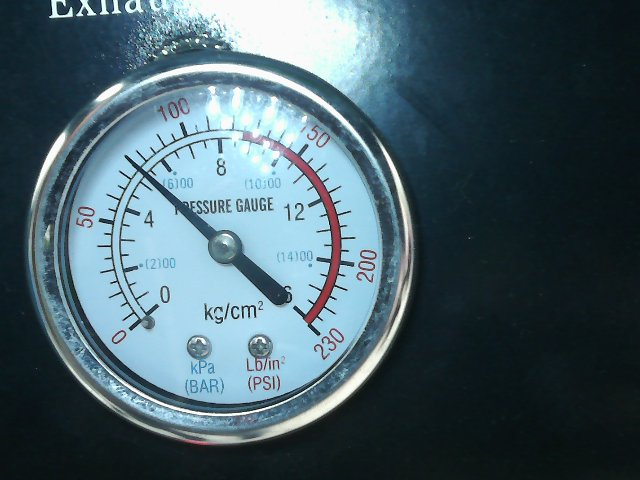
#> input picture images/meter.jpeg, 640 x 480 px
$ python analog_gr_rp.py
#> lines starting #> are read from the running program, lines starting #| are printed output that depends on the picture; after the words box and inside, x2 and y2 are one past the last pixel; in counts of white or black regions, pixels touching at a corner belong together
# -*- coding: utf-8 -*-
import cv2
import numpy as np
import glob
import os
import sys
import random
import time
import json
import base64
import requests
from datetime import datetime, timedelta
import pytz
import shutil

def write_to_log_file(log_message):
    log_file_path = 'python_log.txt'

    # Open the log file in append mode
    with open(log_file_path, 'a') as log_file:
        # Write the message to the log file
        log_file.write(log_message + '\n')

def is_image_dark(image_name, brightness_threshold):
    # Load the image
    image = cv2.imread('images/%s' %(image_name))

    # Convert the image to grayscale
    gray = cv2.cvtColor(image, cv2.COLOR_BGR2GRAY)

    # Calculate the average brightness (luminance)
    average_brightness = cv2.mean(gray)[0]

    write_to_log_file("average_brightness = %s" % (average_brightness))
    write_to_log_file("brightness_threshold = %s" % (brightness_threshold))

    # Compare the average brightness to the threshold
    is_dark = average_brightness < brightness_threshold

    return average_brightness, is_dark

# [72 lines left out: functions is_within_brightness_range, darken_needle, increase_brightness, rotate_image_counterclockwise, rotate_image_clockwise, not called in this run]

def crop_image_using_circle(image_name):
    # Load the image
    img = cv2.imread('images/%s' %(image_name))

    # Convert the image to grayscale
    gray = cv2.cvtColor(img, cv2.COLOR_BGR2GRAY)

    # Apply Gaussian blur to reduce noise
    blurred = cv2.GaussianBlur(gray, (5, 5), 0)

    # Apply Canny edge detection to detect edges
    edges = cv2.Canny(blurred, 50, 150)
    # Detect circles using the HoughCircles function

    #circles = cv2.HoughCircles(edges, cv2.HOUGH_GRADIENT, dp=1, minDist=500, param1=200, param2=50, minRadius=0, maxRadius=155)
    circles = cv2.HoughCircles(gray, cv2.HOUGH_GRADIENT, dp=1, minDist=200, param1=200, param2=100, minRadius=50, maxRadius=500)

    if circles is not None:
        write_to_log_file("Number of circles detected after crop: %s" % (len(circles[0])))
    else:
        write_to_log_file("No circles detected in the image after crop.")
    # If circles are found, draw them and crop the image
    if circles is not None:
        # Convert the (x, y) coordinates and radius of the circles to integers
        circles = circles.astype(int)
        # Draw the circles on the original image
        #for (x, y, r) in circles[0]:
        #    cv2.circle(img, (x, y), r, (0, 255, 0), 2)

        # Crop and save each circle
        for i in range(len(circles[0])):
            x, y, r = circles[0][i]
            cropped = img[y - r:y + r, x - r:x + r]
            cv2.imwrite('images/crop' + str(i + 1) + '.jpg', cropped)

        cv2.waitKey(0)
        cv2.destroyAllWindows()
        # Return the number of circles detected
        return len(circles[0])
    else:
        # If no circles are detected, return 0
        return 0


def get_user_input(image_name):
    # [4 lines of commented-out code are left out]

    min_angle =30
    max_angle =330
    min_value = 0
    max_value = 230
    write_to_log_file("min_angle %s max_angle %s min_value %s max_value %s" % (min_angle, max_angle, min_value, max_value))
    return min_angle, max_angle, min_value, max_value

# [13 lines left out: function avg_circles, not called in this run]


# x,y is the centre of circle, r is radius of circle
def draw_pts_and_text_in_img_to_show_deg(img, x, y, r, image_path, gauge_number, file_type):
    # Put Text in seperation of 10 degree, that means 36 points in 360 degree circle
    separation = 10.0  # in degrees
    interval = int(360 / separation)

    # set empty arrays, 2 is for getting the x and y points for each point
    start = np.zeros((interval, 2))
    end = np.zeros((interval, 2))
    p_text = np.zeros((interval, 2))

    # start[i][j] is the x and y coordinates for the starting point of point to show angle
    # Since start point is before the circumference of circle, put 0.9 * r
    # Eq for any point in x-axis x = a + r * cos@, where a, b is centre point of circle
    # Eq for any point in y-axis y = b + r * sin@, where a, b is centre point of circle
    for i in range(0, interval):
        for j in range(0, 2):
            if j % 2 == 0:
                start[i][j] = x + 0.9 * r * np.cos(separation * i * 3.14 / 180)  # point for lines
            else:
                start[i][j] = y + 0.9 * r * np.sin(separation * i * 3.14 / 180)

    # end[i][j] is the x and y coordinates for the end point of point to show angle
    # Since end point is at the circumference of circle, put r itself in eqn
    # Eq for any point in x-axis x = a + r * cos@, where a, b is centre point of circle
    # Eq for any point in y-axis y = b + r * sin@, where a, b is centre point of circle
    for i in range(0, interval):
        for j in range(0, 2):
            if j % 2 == 0:
                end[i][j] = x + r * np.cos(separation * i * 3.14 / 180)
            else:
                end[i][j] = y + r * np.sin(separation * i * 3.14 / 180)

    text_offset_x = 10
    text_offset_y = 5

    # point for text labels, i+9 rotates the labels by 90 degrees
    # 1.2 * r since text is written outside the circumference of circle
    for i in range(0, interval):
        for j in range(0, 2):
            if j % 2 == 0:
                p_text[i][j] = x - text_offset_x + 0.8 * r * np.cos((separation) * (i + 9) * 3.14 / 180)
            else:
                p_text[i][j] = y + text_offset_y + 0.8 * r * np.sin((separation) * (i + 9) * 3.14 / 180)

    # add the lines and labels to the image
    # cv2.line(image, start_point, end_point, color, thickness)
    # start_point: It is the starting coordinates of the line.
    #              The coordinates are represented as tuples of two values i.e. (X, Y).
    # end_point: It is the ending coordinates of the line.
    #            The coordinates are represented as tuples of two values i.e. (X, Y).
    # color: It is the color of the line to be drawn.
    #        For RGB, we pass a tuple. eg: (255, 0, 0) for blue color.
    # thickness: It is the thickness of the line in px.

    # cv2.putText(image, text, org, font, fontScale, color[, thickness[, lineType[, bottomLeftOrigin]]])
    # image: It is the image on which text is to be drawn.
    # text: Text string to be drawn.
    # org: It is the coordinates of the bottom-left corner of the text string in the image.
    #      The coordinates are represented as tuples of two values i.e. (X, Y).
    # font: It denotes the font type. Some of font types are FONT_HERSHEY_SIMPLEX, FONT_HERSHEY_PLAIN, , etc.
    # fontScale: Font scale factor that is multiplied by the font-specific base size.
    # color: It is the color of text string to be drawn. For BGR, we pass a tuple. eg: (255, 0, 0) for blue color.
    # thickness: It is the thickness of the line in px.
    # lineType: This is an optional parameter.It gives the type of the line to be used.
    # bottomLeftOrigin: This is an optional parameter.
    #                   When it is true, the image data origin is at the bottom-left corner.
    #                   Otherwise, it is at the top-left corner.
    for i in range(0, interval):
        cv2.line(img, (int(start[i][0]), int(start[i][1])), (int(end[i][0]), int(end[i][1])), (0, 255, 0), 2)
        cv2.putText(img, '%s' % (int(i * separation)), (int(p_text[i][0]), int(p_text[i][1])), cv2.FONT_HERSHEY_SIMPLEX,
                    0.3, (0, 0, 0), 1, cv2.LINE_AA)

    # Image after the lines and labels added to the image
    cv2.imwrite('images/output/gauge-%s-calibration.%s' % (gauge_number, file_type), img)

    return img;


def find_and_draw_circle(image_path, gauge_number, file_type):
    img = cv2.imread(image_path)
    output = img.copy()
    height, width = img.shape[:2]
    #print("height = ", height)
    #print("width = ", width)

    # Convert the image to gray scale
    gray = cv2.cvtColor(img, cv2.COLOR_BGR2GRAY)

    # detect circles
    # restricting the search from 35-48% of the possible radii gives fairly good results across different samples.
    # 1 - dp value, larger this value, smaller the accumulator array become
    # 20 - minDist between the center(x,y) of detected circles
    #      if minDist is too small, multiple circles maybe falsely detected
    #      if minDist is large some circles mayn't be detected
    # 100 - param1 Canny edge detection requires two parameters — minVal and maxVal.
    #       Param1 is the higher threshold of the two. The second one is set as Param1/2.
    # 50  - param2, this is the accumulator threshold for the candidate detected circles.
    #       By increasing this threshold value, we can ensure that only the best circles,
    #       corresponding to larger accumulator values, are returned.
    # int(height*0.35) minRadius: Minimum circle radius.
    # int(height*0.48) maxRadius: Maximum circle radius.

    circles = cv2.HoughCircles(gray, cv2.HOUGH_GRADIENT, 1, 100, np.array([]), 100, 50, int(height * 0.35),
                               int(height * 0.48))

    #circles = cv2.HoughCircles(gray, cv2.HOUGH_GRADIENT, dp=1, minDist=200, param1=200, param2=100, minRadius=50, maxRadius=500)
    #circles = cv2.HoughCircles(gray, cv2.HOUGH_GRADIENT, dp=1, minDist=200, param1=200, param2=100, int(height * 0.35), int(height * 0.48))

    if circles is not None:
        write_to_log_file("find_and_draw_circle Number of circles detected: %s" % (len(circles[0])))
    else:
        write_to_log_file("find_and_draw_circle No circles detected in the image.")


    # Draw circles that are detected.
    if circles is not None:
        #a, b, r = circles.shape
        #print("circles.shape a = %s b = %s r = %s" % (a, b, r))

        # if there are more circles detected, we need to find average to get more accurate a,b, and r
        det_circles = np.round(circles[0, :]).astype("int")
        no_of_circles = len(det_circles)

        # Convert the circle parameters a, b and r to integers.
        circles = np.uint16(np.around(circles))

        for pt in circles[0, :]:
            a, b, r = pt[0], pt[1], pt[2]
            #print("no_of_circles %s circles.shape x = %s y = %s radius = %s" % (no_of_circles, a, b, r))

            # Draw the circumference of the circle.
            # cv2.circle(image, center_coordinates, radius, color, thickness)
            # image: It is the image on which the circle is to be drawn.
            # center_coordinates: It is the center coordinates of the circle.
            #                     The coordinates are represented as tuples of two values i.e.
            #                     (X coordinate value, Y coordinate value).
            # radius: It is the radius of the circle.
            # color: It is the color of the borderline of a circle to be drawn.
            #        For BGR, we pass a tuple. eg: (255, 0, 0) for blue color.
            #        (0, 255, 0) - Green
            #        (0, 0, 255) - Red
            # thickness: It is the thickness of the circle border line in px.
            #            Thickness of -1 px will fill the circle shape by the specified color.
            cv2.circle(img, (a, b), r, (0, 255, 0), 2)

            # Draw a small circle (of radius 1) to show the center.
            cv2.circle(img, (a, b), 1, (0, 0, 255), 3)
            cv2.imwrite('images/output/gauge-%s-circles-detected.%s' % (gauge_number, file_type), img)

        return img, a, b, r


def find_angle_between_2_points(x, y, final_line_list):
    x1 = final_line_list[0][0]
    y1 = final_line_list[0][1]
    x2 = final_line_list[0][2]
    y2 = final_line_list[0][3]

    #print("x=%s y=%s x1=%s y1=%s x2=%s y2=%s" % (x, y, x1, y1, x2, y2))
    # Angle of a line given 2 points is @= arctan(y2-y1/x2-x1)
    # find the farthest point from the center to be what is used to determine the angle
    dist_pt_0 = dist_2_pts(x, y, x1, y1)
    dist_pt_1 = dist_2_pts(x, y, x2, y2)
    #print("dist_pt_0=%s dist_pt_1=%s" % (dist_pt_0, dist_pt_1))

    if (dist_pt_0 > dist_pt_1):
        x_angle = x1 - x
        y_angle = y - y1
    else:
        x_angle = x2 - x
        y_angle = y - y2

    # take the arc tan of y/x to find the angle based on x-axis
    res = np.arctan(np.divide(float(y_angle), float(x_angle)))
    # [8 lines of commented-out code are left out]
    res = np.rad2deg(res)
    if x_angle > 0 and y_angle > 0:  # in quadrant I
        final_angle = 270 - res
    if x_angle < 0 and y_angle > 0:  # in quadrant II
        final_angle = 90 - res # this should be - based on test result
    if x_angle < 0 and y_angle < 0:  # in quadrant III
        final_angle = 90 - res
    if x_angle > 0 and y_angle < 0:  # in quadrant IV
        final_angle = 270 + res

    return final_angle


def dist_2_pts(x1, y1, x2, y2):
    return np.sqrt((x2 - x1) ** 2 + (y2 - y1) ** 2)


# remove all lines outside a given radius
def get_final_line(img, lines, x, y, r, image_path, gauge_number, file_type):
    final_line_list = []

    # diff1LowerBound and diff1UpperBound determine how close the line should be from the center
    diff1LowerBound = 0.05
    diff1UpperBound = 0.7

    # diff2LowerBound and diff2UpperBound determine how close the other point of the line should be to the outside of the gauge
    diff2LowerBound = 0.5
    diff2UpperBound = 1.0

    output = img.copy()

    write_to_log_file("Filtering lines based on diff1 < diff1UpperBound * r and diff1 > diff1LowerBound * r and")
    write_to_log_file("diff2 < diff2UpperBound * r and diff2 > diff2LowerBound * r")
    for i in range(0, len(lines)):
        for x1, y1, x2, y2 in lines[i]:
            diff1 = dist_2_pts(x, y, x1, y1)  # x, y is center of circle
            diff2 = dist_2_pts(x, y, x2, y2)  # x, y is center of circle

            # [8 lines of commented-out code are left out]
            if diff1 > diff2:
                temp = diff1
                diff1 = diff2
                diff2 = temp
            write_to_log_file("get_final_line diff1 = %s diff1UpperBound * r = %s diff1LowerBound * r = %s" % (diff1, diff1UpperBound * r, diff1LowerBound * r))
            write_to_log_file("get_final_line diff2 = %s diff2UpperBound * r = %s diff2LowerBound * r = %s" % (diff2, diff2UpperBound * r, diff2LowerBound * r))

            # check if line is within an acceptable range
            if ((diff1 < diff1UpperBound * r) and (diff1 > diff1LowerBound * r) and
                (diff2 < diff2UpperBound * r) and (diff2 > diff2LowerBound * r)):
                line_length = dist_2_pts(x1, y1, x2, y2)
                # [13 lines of commented-out code are left out]
                final_line_list.append([x1, y1, x2, y2])
    write_to_log_file("\n")
    # assumes the first line is the best one
    x1 = final_line_list[0][0]
    y1 = final_line_list[0][1]
    x2 = final_line_list[0][2]
    y2 = final_line_list[0][3]
    #print("x1 %s y1 %s x2 %s y2 %s" %(x1, y1, x2, y2))

    dist_pt_0 = dist_2_pts(x, y, x1, y1)
    dist_pt_1 = dist_2_pts(x, y, x2, y2)
    #print("dist_pt_0=%s dist_pt_1=%s" % (dist_pt_0, dist_pt_1))

    if (dist_pt_0 > dist_pt_1):
        cv2.line(img, (x, y), (x1, y1), (0, 255, 0), 2)
    else:
        cv2.line(img, (x, y), (x2, y2), (0, 255, 0), 2)

    # for testing purposes, show the line overlayed on the original image
    cv2.imwrite('images/output/gauge-%s-final_line.%s' % (gauge_number, file_type), img)

    return final_line_list

def get_all_lines(image_path, gauge_number, file_type, x, y, r):
    img = cv2.imread(image_path)
    gray = cv2.cvtColor(img, cv2.COLOR_BGR2GRAY)

    threshold = 100
    # Apply Canny edge detection
    edges = cv2.Canny(gray, threshold, threshold * 2)

    cv2.imwrite('images/output/gauge-%s-dst.%s' % (gauge_number, file_type), edges)
    # Set the threshold values for Hough Line Transform
    rho = 3
    theta = np.pi / 180
    min_line_length = 20
    max_line_gap = 2

    # Perform Hough Line Transform
    lines = cv2.HoughLinesP(edges, rho=rho, theta=theta, threshold=threshold,
                            minLineLength=min_line_length, maxLineGap=max_line_gap)

    output = img.copy()

    filtered_lines = []

    write_to_log_file("Filtering lines based on r * 0.6 <= dist_pt_0 <= r * 0.9 and dist_pt_0 - dist_pt_1 >= 22 and r * 0.05 <= dist_pt_1 <= r * 0.7")
    for i in range(0, len(lines)):
        for x1, y1, x2, y2 in lines[i]:
            img = output.copy()
            dist_pt_0 = dist_2_pts(x, y, x1, y1)
            dist_pt_1 = dist_2_pts(x, y, x2, y2)
            write_to_log_file("get_all_lines dist_pt_0=%s dist_pt_1=%s radius %s name all_line%s.%s" % (dist_pt_0, dist_pt_1, r, i, file_type))
            cv2.line(img, (x1, y1), (x2, y2), (0, 255, 0), 2)
            cv2.imwrite('images/output/all_lines/gauge-%s-all_line%s.%s' % (gauge_number, i, file_type), img)

            # Filter lines based on conditions
            if ((r * 0.6) <= dist_pt_0 <= (r * 0.9) and ((dist_pt_0 - dist_pt_1) >= 22) and ((r * 0.05) <= dist_pt_1 <= (r * 0.7))):
                filtered_lines.append(lines[i])
                # Save the filtered line as an image
                cv2.imwrite('images/output/all_lines/gauge-%s-filtered_line%s.%s' % (gauge_number, i, file_type), img)

    write_to_log_file("\n")
    return filtered_lines

# [45 lines left out: function get_all_lines1, not called in this run]


def main():

    files = glob.glob('images/crop*')
    for f in files:
        os.remove(f)

    file_path = 'python_log.txt'
    # Remove the file if it exists
    if os.path.exists(file_path):
        os.remove(file_path)

    folder_path = 'images/output'
    # Remove the directory and its contents
    if os.path.exists(folder_path):
        shutil.rmtree(folder_path)

    # Create the folder if it doesn't exist
    if not os.path.exists(folder_path):
        os.makedirs(folder_path)

    folder_path = 'images/output/all_lines'
    # Create the folder if it doesn't exist
    if not os.path.exists(folder_path):
        os.makedirs(folder_path)

    num_images = 1  # Number of images (e.g., meter1.jpeg, meter2.jpeg, etc.)

    for i in range(1, num_images + 1):
        #image_name = f"meter{i}.jpeg"  # Construct the image name
        #image_path = f"images/{image_name}"  # Construct the image path

        # Copy the image to "meter.jpeg"
        #shutil.copy(image_path, "images/meter.jpeg")

        write_to_log_file("Starting Test meter%s.jpeg" % (i))
        write_to_log_file("==========================")

        # Perform the operations on the image
        num_circles = crop_image_using_circle("meter.jpeg")
#> in crop_image_using_circle, img is the input picture: shape (480, 640, 3); mean B, G, R 104.7, 95.2, 72.9
#> in crop_image_using_circle, `gray = cv2.cvtColor(img, cv2.COLOR_BGR2GRAY)`:
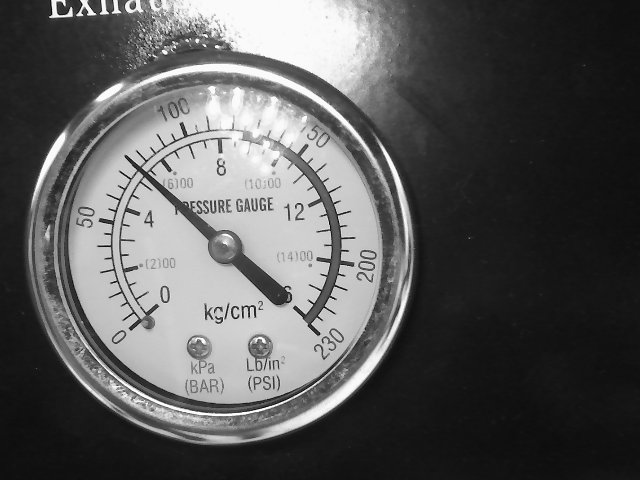
#> gray: shape (480, 640); min 3, max 255, mean 89.6
#> in crop_image_using_circle, `edges = cv2.Canny(blurred, 50, 150)`:
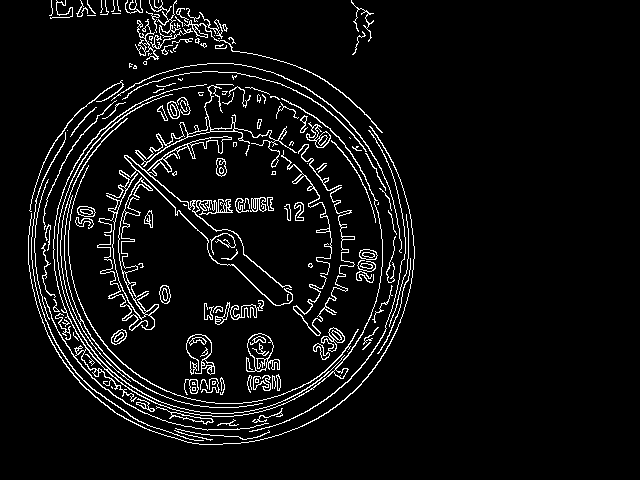
#> edges: shape (480, 640); 6% white in thin lines or dots, all inside (x1, y1, x2, y2) = (28, 0, 415, 445)
#> in crop_image_using_circle, `circles = cv2.HoughCircles(gray, cv2.HOUGH_GRADIENT, dp=1, minDist=200..`: circles = [[216.5, 247.5, 163.9]]
#> in crop_image_using_circle, `circles = circles.astype(int)`: circles = [[216, 247, 163]]
#> the loop in crop_image_using_circle, `for i in range(len(circles[0])):` made 1 pass
#> pass 1, in crop_image_using_circle, `cropped = img[y - r:y + r, x - r:x + r]`:
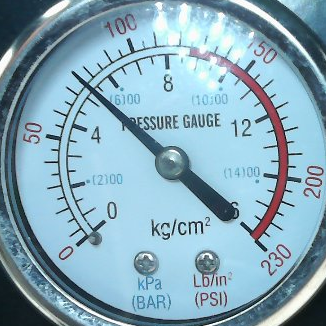
#> cropped: shape (326, 326, 3); mean B, G, R 185.9, 169.4, 134.4
#> num_circles = 1
        for j in range(1, num_circles + 1):
            image_name = f"crop{j}.jpg"  # Construct the cropped image name
            min_angle, max_angle, min_value, max_value = get_user_input(image_name)

            write_to_log_file("Starting Test crop%s.jpg" % (j))
            write_to_log_file("==========================")

            image_path = f"images/{image_name}"
            brightness_threshold = 150

            average_brightness, is_dark = is_image_dark(image_name, brightness_threshold)
#> in is_image_dark, `gray = cv2.cvtColor(image, cv2.COLOR_BGR2GRAY)`:
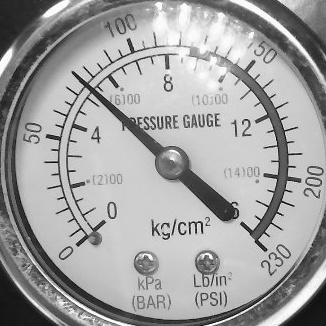
#> gray: shape (326, 326); min 3, max 255, mean 160.8
#> in is_image_dark, `average_brightness = cv2.mean(gray)[0]`: average_brightness = 160.8
#> in is_image_dark, `is_dark = average_brightness < brightness_threshold`: is_dark = False
#> average_brightness = 160.8; is_dark = False

            if is_dark:
                if average_brightness < 120:
                    brightened_image = increase_brightness(image_name, 1.8, 10)
                elif average_brightness < 140:
                    brightened_image = increase_brightness(image_name, 1.5, 10)
                else:
                    brightened_image = increase_brightness(image_name, 1.2, 10)
                cv2.imwrite(image_path, brightened_image)

            gauge_number = j
            file_type = 'jpg'
            files = glob.glob(f'images/output/gauge-{gauge_number}*')
            for f in files:
                os.remove(f)

            img, x, y, r = find_and_draw_circle(image_path, gauge_number, file_type)
#> in find_and_draw_circle, `circles = cv2.HoughCircles(gray, cv2.HOUGH_GRADIENT, 1, 100, np.array(..`: circles = [[174.5, 163.5, 155.4]]
#> in find_and_draw_circle, `det_circles = np.round(circles[0, :]).astype("int")`: det_circles = [[174, 164, 155]]
#> in find_and_draw_circle, `no_of_circles = len(det_circles)`: no_of_circles = 1
#> in find_and_draw_circle, `circles = np.uint16(np.around(circles))`: circles = [[174, 164, 155]]
#> the loop in find_and_draw_circle, `for pt in circles[0, :]:` made 1 pass
#> pass 1, in find_and_draw_circle, `cv2.imwrite('images/output/gauge-%s-circles-detected.%s' % (gauge_numb..`:
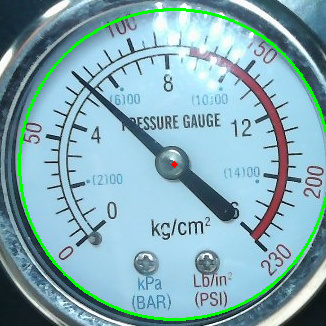
#> saved as gauge-1-circles-detected.jpg: shape (326, 326, 3); mean B, G, R 181.4, 171.7, 131.3
#> x = 174; y = 164; r = 155
            img = draw_pts_and_text_in_img_to_show_deg(img, x, y, r, image_path, gauge_number, file_type)
#> after the loop in draw_pts_and_text_in_img_to_show_deg, `for i in range(0, interval):`: start = 36 pairs, first value 34.5 to 313.5, second value 24.5 to 303.5
#> after the loop in draw_pts_and_text_in_img_to_show_deg, `for i in range(0, interval):`: end = 36 pairs, first value 19 to 329, second value 9 to 319
#> after the loop in draw_pts_and_text_in_img_to_show_deg, `for i in range(0, interval):`: p_text = 36 pairs, first value 40 to 288, second value 45 to 293
#> after the loop in draw_pts_and_text_in_img_to_show_deg, `for i in range(0, interval):`:
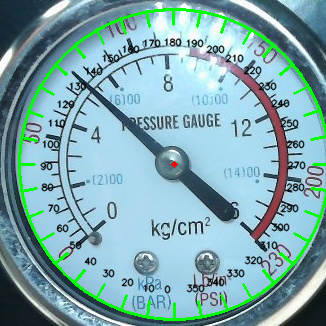
#> img: shape (326, 326, 3); 5.45% of pixels changed, all inside (x1, y1, x2, y2) = (21, 10, 326, 318)
            lines = get_all_lines(image_path, gauge_number, file_type, x, y, r)
#> (the rest of the program and of its run is left out)
